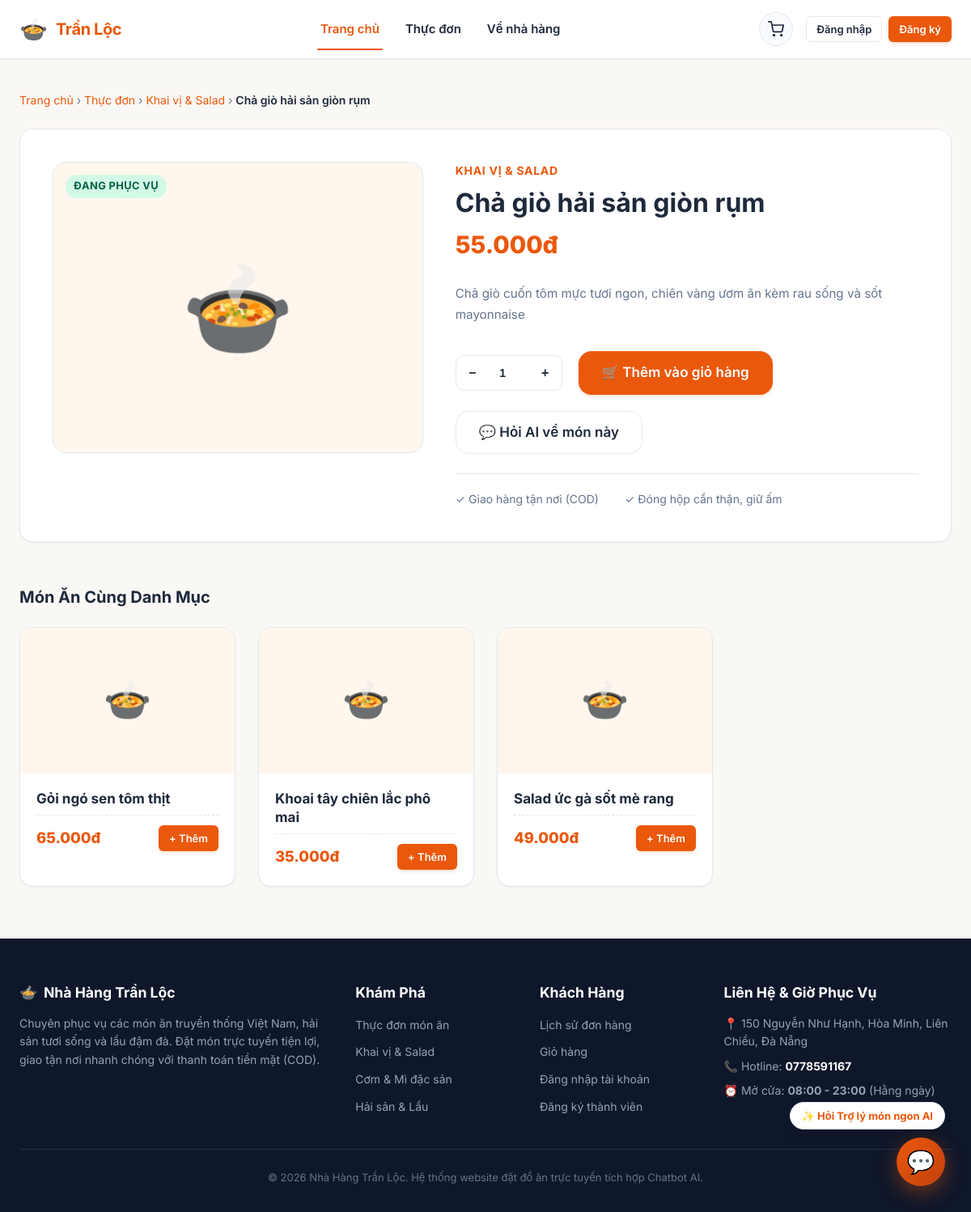
The app's page /products/2 with its own data.
### tables this page shows
CREATE TABLE `products` (
    `id` INT UNSIGNED AUTO_INCREMENT PRIMARY KEY,
    `category_id` INT UNSIGNED NOT NULL,
    `name` VARCHAR(150) NOT NULL,
    `description` TEXT NULL,
    `price` DECIMAL(12, 2) NOT NULL DEFAULT 0.00,
    `image` VARCHAR(255) NULL,
    `availability_status` ENUM('in_stock', 'out_of_stock', 'hidden') NOT NULL DEFAULT 'in_stock',
    `created_at` TIMESTAMP NOT NULL DEFAULT CURRENT_TIMESTAMP,
    `updated_at` TIMESTAMP NOT NULL DEFAULT CURRENT_TIMESTAMP ON UPDATE CURRENT_TIMESTAMP,
    CONSTRAINT `fk_products_category` 
        FOREIGN KEY (`category_id`) REFERENCES `categories` (`id`) 
        ON DELETE RESTRICT ON UPDATE CASCADE,
    INDEX `idx_products_category` (`category_id`),
    INDEX `idx_products_availability` (`availability_status`),
    INDEX `idx_products_price` (`price`),
    INDEX `idx_products_name` (`name`)
);

CREATE TABLE `categories` (
    `id` INT UNSIGNED AUTO_INCREMENT PRIMARY KEY,
    `name` VARCHAR(100) NOT NULL UNIQUE,
    `description` TEXT NULL,
    `status` ENUM('active', 'hidden') NOT NULL DEFAULT 'active',
    `created_at` TIMESTAMP NOT NULL DEFAULT CURRENT_TIMESTAMP,
    INDEX `idx_categories_status` (`status`)
);

### app/helpers/Response.php (called while the page is built, shortened)
<?php
class Response {
    private static ?string $baseUrl = null;
    public static function baseUrl(string $path = ''): string {
        if (self::$baseUrl === null) {
            $config = require dirname(__DIR__, 2) . '/config/app.php';
            if (!empty($config['base_url'])) {
                self::$baseUrl = rtrim($config['base_url'], '/');
            } else {
                $host = $_SERVER['HTTP_X_FORWARDED_HOST'] ?? $_SERVER['HTTP_HOST'] ?? 'localhost';
                $hostName = strtolower(explode(':', $host)[0]);
                $isLocal = in_array($hostName, ['localhost', '127.0.0.1', '::1', '0.0.0.0']);
                $isHttps = (!empty($_SERVER['HTTPS']) && $_SERVER['HTTPS'] !== 'off')
                    || (isset($_SERVER['HTTP_X_FORWARDED_PROTO']) && strtolower($_SERVER['HTTP_X_FORWARDED_PROTO']) === 'https')
                    || (isset($_SERVER['HTTP_X_FORWARDED_SSL']) && strtolower($_SERVER['HTTP_X_FORWARDED_SSL']) === 'on')
                    || (isset($_SERVER['SERVER_PORT']) && $_SERVER['SERVER_PORT'] == 443)
                    || !$isLocal;
                $protocol = $isHttps ? 'https://' : 'http://';
                $scriptName = $_SERVER['SCRIPT_NAME'] ?? '';
                $baseDir = rtrim(str_replace('\\', '/', dirname($scriptName)), '/');
                self::$baseUrl = rtrim($protocol . $host . $baseDir, '/');
            }
        }
        $path = ltrim($path, '/');
        return $path === '' ? self::$baseUrl : self::$baseUrl . '/' . $path;
    }
    public static function view(string $viewName, array $data = [], ?string $layout = 'main'): void {
        extract($data);
        $viewFile = dirname(__DIR__, 2) . '/views/' . str_replace('.', '/', $viewName) . '.php';
        require $viewFile;
    }
}

### app/controllers/MenuController.php (called while the page is built, shortened)
<?php
class MenuController {
    private Product $productModel;
    public function __construct() {
        $this->productModel = new Product();
    }
    public function detail(string|int $id): void {
        $product = $this->productModel->findById((int)$id);
        $relatedProducts = $this->productModel->getAvailable([
            'category_id' => $product['category_id']
        ], 'default', 1, 4);
        $relatedProducts = array_filter($relatedProducts, fn($p) => (int)$p['id'] !== (int)$product['id']);
        Response::view('customer.product-detail', [
            'pageTitle'       => $product['name'] . ' - Nhà Hàng Trần Lộc',
            'product'         => $product,
            'relatedProducts' => $relatedProducts,
        ], 'main');
    }
}

### public/index.php (called while the page is built, shortened)
<?php
spl_autoload_register(function (string $className) {
    $directories = [
        APP_PATH . '/helpers/',
        APP_PATH . '/middleware/',
        APP_PATH . '/models/',
        APP_PATH . '/controllers/',
        APP_PATH . '/services/',
    ];
    foreach ($directories as $dir) {
        $file = $dir . $className . '.php';
        if (file_exists($file)) {
            return;
        }
    }
});
try {
    Router::dispatch();
} catch (Throwable $e) {
    error_log("Unhandled Exception: " . $e->getMessage() . "\n" . $e->getTraceAsString());
    $isDev = (getenv('APP_ENV') ?: 'development') === 'development';
    $message = $isDev
        ? "Chi tiết lỗi (Development): " . $e->getMessage()
        : "Đã xảy ra lỗi máy chủ nội bộ. Vui lòng thử lại sau.";
    Response::abort(500, $message);
}

### app/helpers/Database.php (called while the page is built, shortened)
<?php
class Database {
    private static ?PDO $instance = null;
    public static function getConnection(): PDO {
        if (self::$instance === null) {
            $configPath = dirname(__DIR__, 2) . '/config/database.php';
            $config = require $configPath;
            $dsn = sprintf(
                "mysql:host=%s;port=%s;dbname=%s;charset=%s",
                $config['host'],
                $config['port'],
                $config['database'],
                $config['charset']
            );
            try {
                self::$instance = new PDO(
                    $dsn,
                    $config['username'],
                    $config['password'],
                    $config['options']
                );
            } catch (PDOException $e) {
                error_log("Database Connection Error: " . $e->getMessage());
                throw new Exception("Không thể kết nối đến cơ sở dữ liệu. Vui lòng kiểm tra dịch vụ MySQL trên XAMPP.");
            }
        }
        return self::$instance;
    }
}

### config/database.php (called while the page is built)
<?php
return [
    'host'     => getenv('DB_HOST') ?: '127.0.0.1',
    'port'     => getenv('DB_PORT') ?: '3306',
    'database' => getenv('DB_NAME') ?: 'restaurant_ordering_db',
    'username' => getenv('DB_USER') ?: 'root',
    'password' => getenv('DB_PASS') !== false ? getenv('DB_PASS') : '',
    'charset'  => 'utf8mb4',
    'options'  => [
        PDO::ATTR_ERRMODE            => PDO::ERRMODE_EXCEPTION,
        PDO::ATTR_DEFAULT_FETCH_MODE => PDO::FETCH_ASSOC,
        PDO::ATTR_EMULATE_PREPARES   => false,
        PDO::MYSQL_ATTR_INIT_COMMAND => "SET NAMES utf8mb4 COLLATE utf8mb4_unicode_ci",
    ],
];

### app/models/Product.php (called while the page is built, shortened)
<?php
class Product {
    private PDO $db;
    public function __construct() {
        $this->db = Database::getConnection();
    }
    public function findById(int $id): ?array {
        $stmt = $this->db->prepare("
            SELECT p.*, c.name as category_name, c.status as category_status
            FROM products p
            LEFT JOIN categories c ON p.category_id = c.id
            WHERE p.id = ? LIMIT 1
        ");
        $stmt->execute([$id]);
        $row = $stmt->fetch();
        return $row ?: null;
    }
    public function getAvailable(array $filters = [], string $sort = 'default', int $page = 1, int $perPage = 12): array {
        $sql = "
            SELECT p.*, c.name as category_name
            FROM products p
            JOIN categories c ON p.category_id = c.id AND c.status = 'active'
            WHERE p.availability_status != 'hidden'
        ";
        $params = [];
        if (!empty($filters['category_id'])) {
            $sql .= " AND p.category_id = ?";
            $params[] = (int)$filters['category_id'];
        }
        switch ($sort) {
            default:
                $sql .= " ORDER BY p.availability_status = 'in_stock' DESC, p.id ASC";
                break;
        }
        $offset = ($page - 1) * $perPage;
        $sql .= " LIMIT ? OFFSET ?";
        $stmt = $this->db->prepare($sql);
        $paramIndex = 1;
        foreach ($params as $param) {
            $stmt->bindValue($paramIndex++, $param);
        }
        $stmt->bindValue($paramIndex++, $perPage, PDO::PARAM_INT);
        $stmt->bindValue($paramIndex++, $offset, PDO::PARAM_INT);
        $stmt->execute();
        return $stmt->fetchAll();
    }
}

### views/customer/product-detail.php (the view, shortened to what this page needs)
<div class="container" style="padding: 2.5rem 1.5rem 4rem;">
    <nav style="font-size:0.875rem; color:var(--text-muted); margin-bottom:1.5rem;">
        <a href="<?= Response::baseUrl('') ?>">Trang chủ</a> &rsaquo;
        <a href="<?= Response::baseUrl('menu') ?>">Thực đơn</a> &rsaquo;
        <a href="<?= Response::baseUrl('menu?category=' . $product['category_id']) ?>"><?= htmlspecialchars($product['category_name']) ?></a> &rsaquo;
        <span style="color:var(--text-color); font-weight:600;"><?= htmlspecialchars($product['name']) ?></span>
    </nav>
    <div class="card" style="margin-bottom: 3.5rem; overflow:hidden;">
        <div style="display:grid; grid-template-columns: 1fr 1.25fr; gap: 2.5rem; padding: 2.5rem;">
            <div style="background-color:#fff7ed; border-radius:var(--radius-lg); height:360px; overflow:hidden; display:flex; align-items:center; justify-content:center; border:1px solid var(--border-color); position:relative;">
                <?php if ($product['availability_status'] === 'out_of_stock'): ?>
                    <span class="badge badge-rejected" style="position:absolute; top:15px; left:15px; font-size:0.8rem; z-index:2;">Tạm hết hàng</span>
                <?php else: ?>
                    <span class="badge badge-delivered" style="position:absolute; top:15px; left:15px; font-size:0.8rem; z-index:2;">Đang phục vụ</span>
                <?php endif; ?>
                <span style="display:none; font-size:7rem;">🍲</span>
            </div>
            <div style="display:flex; flex-direction:column; justify-content:center;">
                <span class="text-primary font-bold" style="font-size:0.875rem; text-transform:uppercase; letter-spacing:0.05em; margin-bottom:0.5rem;">
                    <?= htmlspecialchars($product['category_name']) ?>
                </span>
                <h1 style="font-size:2rem; margin-bottom:0.5rem;"><?= htmlspecialchars($product['name']) ?></h1>
                <div style="font-size:1.85rem; font-weight:800; color:var(--primary-color); margin-bottom:1.5rem;">
                    <?= number_format((float)$product['price'], 0, ',', '.') ?>đ
                </div>
                <div style="color:var(--text-muted); line-height:1.7; margin-bottom:2rem; font-size:0.95rem;">
                    <?= nl2br(htmlspecialchars($product['description'] ?: 'Món ăn đặc sắc với nguyên liệu tươi mới, gia vị đậm đà chuẩn phong vị ẩm thực nhà hàng.')) ?>
                </div>
                <?php if ($product['availability_status'] === 'in_stock'): ?>
                    <div style="display:flex; align-items:center; gap:1.25rem; flex-wrap:wrap; margin-bottom:1.5rem;">
                        <div class="qty-control" style="height:44px;">
                            <button type="button" class="qty-btn" onclick="decreaseDetailQty()" style="width:40px; height:44px;">&minus;</button>
                            <input type="number" id="product-qty" class="qty-input" value="1" min="1" max="99" style="width:50px; height:44px;">
                            <button type="button" class="qty-btn" onclick="increaseDetailQty()" style="width:40px; height:44px;">&#43;</button>
                        </div>
                        <button
                            type="button"
                            class="btn btn-primary btn-lg btn-add-to-cart"
                            data-id="<?= $product['id'] ?>"
                            data-name="<?= htmlspecialchars($product['name']) ?>"
                            id="btn-detail-add-cart"
                        >
                            🛒 Thêm vào giỏ hàng
                        </button>
                        <button
                            type="button"
                            class="btn btn-outline btn-lg"
                            onclick="Chatbot.askPrompt('Món <?= htmlspecialchars(addslashes($product['name'])) ?> có gì đặc biệt?')"
                            title="Hỏi AI về nguyên liệu và hương vị món này"
                        >
                            💬 Hỏi AI về món này
                        </button>
                    </div>
                <?php endif; ?>
                <div style="border-top:1px solid var(--border-color); padding-top:1.25rem; display:flex; gap:2rem; font-size:0.875rem; color:var(--text-muted);">
                    <div>✓ Giao hàng tận nơi (COD)</div>
                    <div>✓ Đóng hộp cẩn thận, giữ ấm</div>
                </div>
            </div>
        </div>
    </div>
    <?php if (!empty($relatedProducts)): ?>
        <div>
            <h3 style="margin-bottom: 1.5rem;">Món Ăn Cùng Danh Mục</h3>
            <div class="food-grid">
                <?php foreach ($relatedProducts as $rel): ?>
                    <div class="food-card">
                        <div class="food-card-thumb">
                            <span style="display:none; font-size:3rem;">🍲</span>
                        </div>
                        <div class="food-card-body">
                            <h4 class="food-card-title">
                                <a href="<?= Response::baseUrl('products/' . $rel['id']) ?>">
                                    <?= htmlspecialchars($rel['name']) ?>
                                </a>
                            </h4>
                            <div class="food-card-footer">
                                <div class="food-card-price">
                                    <?= number_format((float)$rel['price'], 0, ',', '.') ?>đ
                                </div>
                                <?php if ($rel['availability_status'] === 'in_stock'): ?>
                                    <button type="button" class="btn btn-sm btn-primary btn-add-to-cart" data-id="<?= $rel['id'] ?>" data-name="<?= htmlspecialchars($rel['name']) ?>">
                                        + Thêm
                                    </button>
                                <?php else: ?>
                                    <span class="badge badge-rejected" style="font-size:0.7rem;">Hết</span>
                                <?php endif; ?>
                            </div>
                        </div>
                    </div>
                <?php endforeach; ?>
            </div>
        </div>
    <?php endif; ?>
</div>

### app/helpers/Router.php (shortened to what this page needs)
<?php
class Router {
    private static array $routes = [];
    private static function addRoute(string $method, string $path, array|callable $handler, array $middleware): void {
        $path = '/' . trim($path, '/');
        self::$routes[] = [
            'method'     => $method,
            'path'       => $path,
            'handler'    => $handler,
            'middleware' => $middleware,
        ];
    }
    public static function resolveUri(): string {
        $uri = $_SERVER['REQUEST_URI'] ?? '/';
        $uri = explode('?', $uri)[0];
        $scriptName = $_SERVER['SCRIPT_NAME'] ?? '';
        $baseDir = dirname($scriptName);
        $baseDir = str_replace('\\', '/', $baseDir);
        return '/' . trim($uri, '/');
    }
    public static function dispatch(): void {
        $currentUri = self::resolveUri();
        foreach (self::$routes as $route) {
            $pattern = preg_replace('/\{([a-zA-Z0-9_]+)\}/', '(?P<$1>[^/]+)', $route['path']);
            $pattern = '#^' . $pattern . '$#';
            if (preg_match($pattern, $currentUri, $matches)) {
                $params = array_filter($matches, 'is_string', ARRAY_FILTER_USE_KEY);
                $handler = $route['handler'];
                $paramValues = array_values($params);
                if (is_array($handler) && count($handler) === 2) {
                    [$class, $method] = $handler;
                    $controller = new $class();
                    call_user_func_array([$controller, $method], $paramValues);
                    return;
                }
            }
        }
    }
}

### records on screen
products: category.name "Khai vị & Salad", name "Chả giò hải sản giòn rụm", category.name "KHAI VỊ & SALAD", price "55.000", description "Chả giò cuốn tôm mực tươi ngon, chiên vàng ươm ăn kèm rau sống và sốt mayonnaise"
products: name "Gỏi ngó sen tôm thịt", price "65.000"
products: name "Khoai tây chiên lắc phô mai", price "35.000"
products: name "Salad ức gà sốt mè rang", price "49.000"
